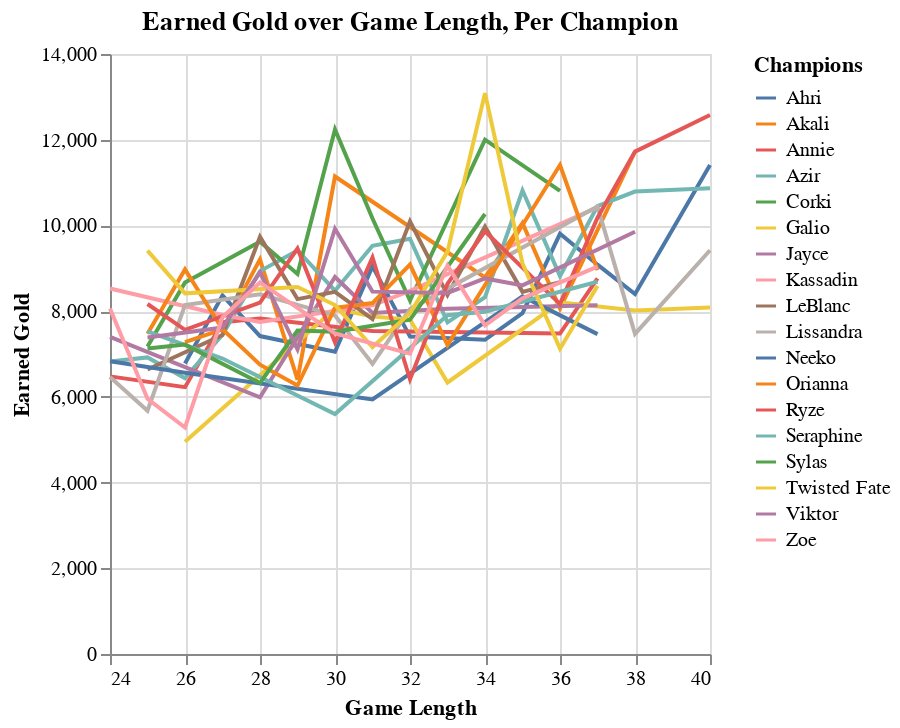

Notebook source saved alongside this figure:
### Code cell
champions

### Figure 1 — Vega-Lite specification as saved in the notebook (floating-point values rounded to 4 significant figures; data arrays with more than 128 entries replaced by an {"elided": "..."} marker saying what was removed)
{"config": {"view": {"continuousWidth": 300, "continuousHeight": 300}}, "data": {"name": "data-83d7032a4a2729828ddec8e0f0b19109"}, "mark": {"type": "line"}, "encoding": {"color": {"field": "champion", "title": "Champions", "type": "nominal"}, "x": {"field": "gamelength", "title": "Game Length", "type": "quantitative"}, "y": {"field": "earnedgold", "title": "Earned Gold", "type": "quantitative"}}, "title": "Earned Gold over Game Length, Per Champion", "$schema": "https://vega.github.io/schema/vega-lite/v5.16.3.json", "datasets": {"data-83d7032a4a2729828ddec8e0f0b19109": {"elided": "168 records"}}}
